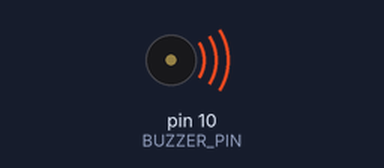
Simulated run of this sketch. Board: Arduino Uno, built with avr-gcc and run on an emulated ATmega328P. On the bench: buzzer (waves = sounding, pin HIGH). What the sketch prints to the serial monitor is not drawn.

Above: at 0.2 s.
Timing chart, 0 to 3.0 s (numbered marks = the images above):
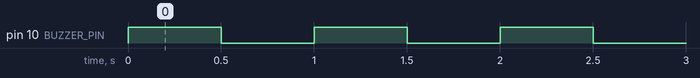

The sketch:

MKE-M03_Buzzer_Serial_Demo.ino
```cpp
// Chọn chân Digital điều khiển Còi.
// Select the Digital pin to control Buzzer.
#define BUZZER_PIN 10

void setup() {
  // Khởi động kết nối Serial UART ở tốc độ 9600 để truyền dữ liệu lên máy tính.
  // Start the Serial UART connection at 9600 to transfer data to the computer.
  Serial.begin(9600);
  // Cấu hình đây là chân Digital Output.
  // Config this is Digital Output.
  pinMode(BUZZER_PIN, OUTPUT);

  // Đảm bảo tắt Còi khi mới khởi động.
  // Make sure to turn off the Buzzer when starting.
  digitalWrite(BUZZER_PIN, LOW);
}

void loop() {
  // Bật Còi trong 0,5s.
  // Turn on Buzzer for 0,5 seconds.
  digitalWrite(BUZZER_PIN, HIGH);
  Serial.println("Buzzer On");
  delay(500);

  // Tắt Còi trong 0,5s.
  // Turn off Buzzer for 0,5 seconds.
  digitalWrite(BUZZER_PIN, LOW);
  Serial.println("Buzzer Off");
  delay(500);
}
```

Measured:
- by itself, pin 10 (BUZZER_PIN): alternates HIGH for 0.50 s and LOW for 0.50 s
